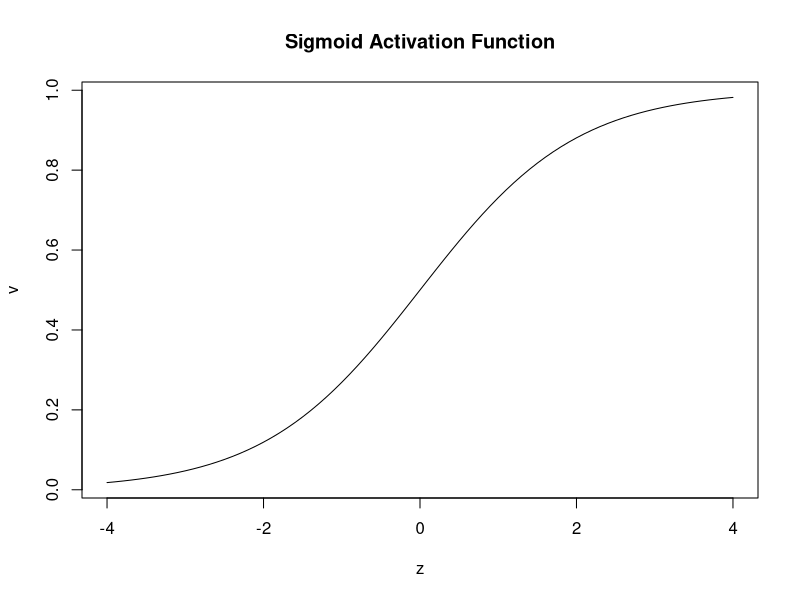
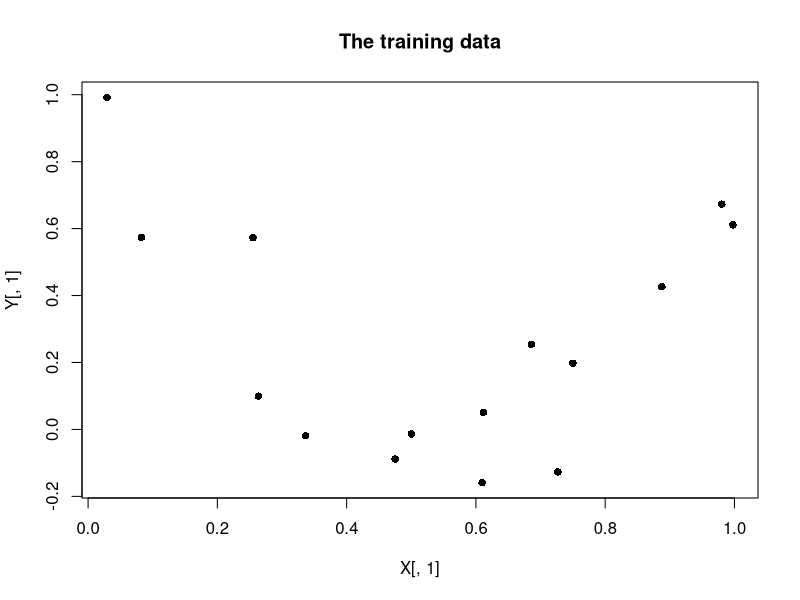
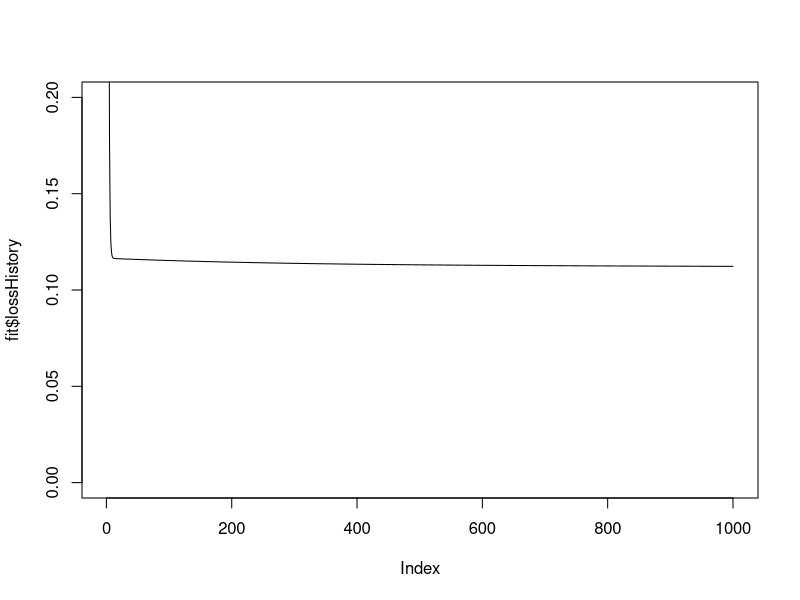
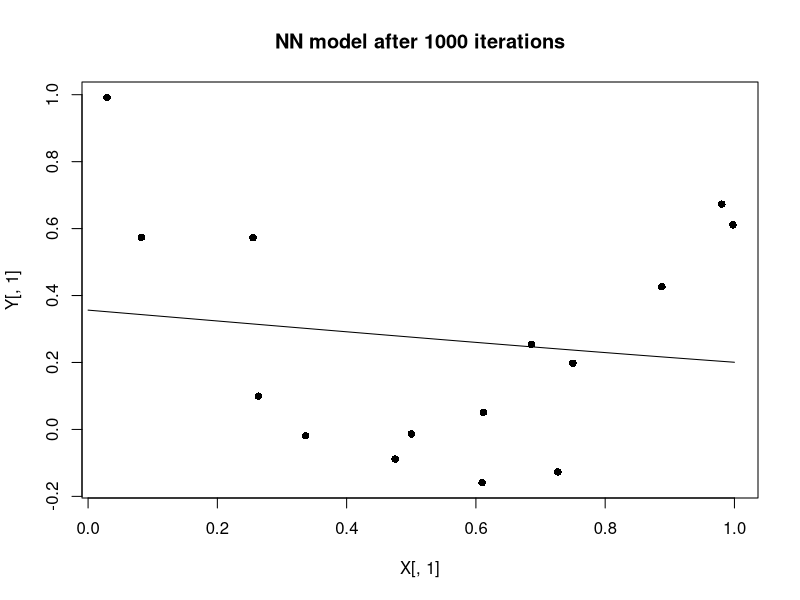
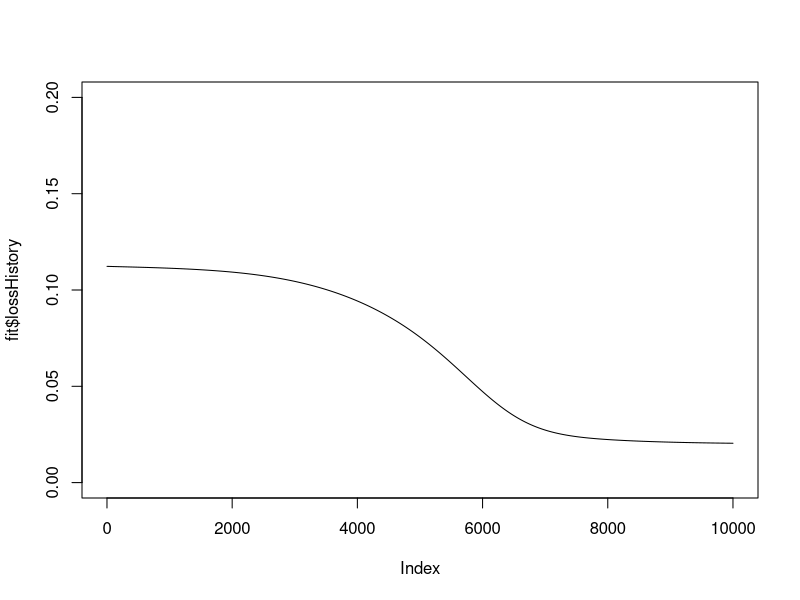
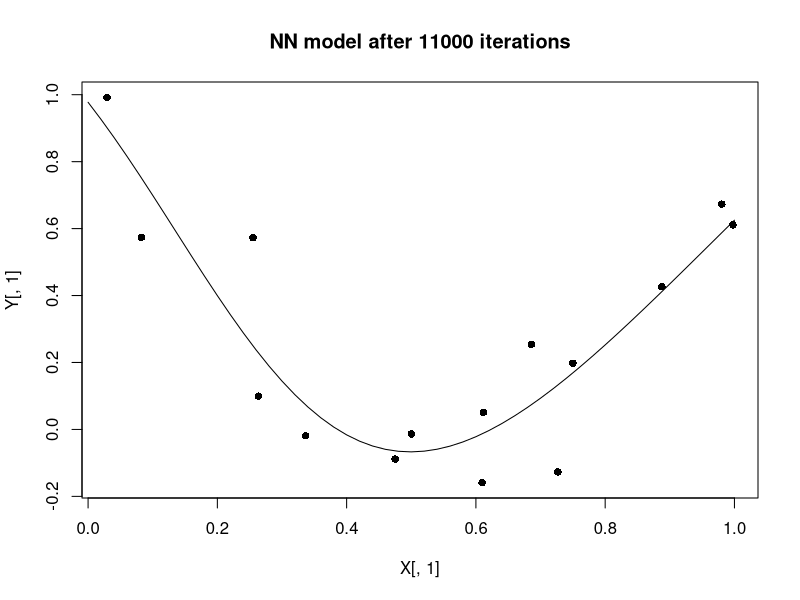

The R source for these figures, in order:
## ---- chunk 1
knitr::opts_chunk$set(echo = TRUE, fig.align = 'center', warning = FALSE, message = FALSE)
## ---- chunk 2
library(tidyverse)
theme_set( theme_light())
## ---- chunk 3
library(DiagrammeR)

grViz("
digraph dot {

graph [layout = dot,
       rankdir = LR]

node [shape = circle,
      style = filled,
      color = black,
      label = '']

node [fillcolor = mistyrose]
a [label = 'v1'] 
b [label = 'v2'] 

node [fillcolor = LightCyan]
c  [label = 'v3']
d  [label = 'v4'] 
e  [label = 'v5']
f  [label = 'v6'] 
g  [label = 'v7'] 

node [fillcolor = orange]
h  [label = 'v8']

edge [color = grey]
a -> {c d e}
b -> {c d e}
c -> {f g}
d -> {f g}
e -> {f g}
f -> h
g -> h
}")
## ---- chunk 4
# first node of each layer
nPtr <- c(1, 3, 6, 8, 9)
# starting and finishing node for each weight
from <- c(1, 1, 1, 2, 2, 2, 3, 3, 4, 4, 5, 5, 6, 7)
to   <- c(3, 4, 5, 3, 4, 5, 6, 7, 6, 7, 6, 7, 8, 8)
# first weight of each layer
wPtr <- c(1, 7, 13, 15)
# Space for v and z
v <- rep(0, 8)
z <- rep(0, 8)
# Random values for the bias and weight
set.seed(5561)
bias <- runif(8, -1, 1)
weight <- runif(14, -1, 1)
## ---- chunk 5
z <- seq(-4, 4, 0.1)
v <- 1 /( 1 + exp(-z))
plot(z, v, type = "l", main = "Sigmoid Activation Function")
## ---- chunk 6
# set the values of the input layer
v    <- rep(0, 8)
v[1] <- 3.1
v[2] <- 2.7
# set z equal to the bias
z <- bias
# for layers 2 to 4
for(i in 2:4) {
  # for each node in this layer
  for(j in nPtr[i]:(nPtr[i+1]-1)) {
    # weights that originate in the previous layer
    for(h in wPtr[i-1]:(wPtr[i]-1)) {
      # does the weight go to node j?
      if( to[h] == j ) {
        # add (weight * value) to z
        z[j] <- z[j] + weight[h] * v[from[h]]
      }
    }
    # apply the sigmoid activation function to hidden nodes
    if( i != 4 ) {
      v[j] <- 1.0 / (1.0 + exp(-z[j]))
    } else {
      v[j] <- z[j]
    }
  }
}
print(v)
## ---- chunk 7
y <- 0.3
loss <- (y - v[8])^2
print(loss)
## ---- chunk 8
# vectors for the derivatives
dbias <- dv <- df <- rep(0, 8)
dweight <- rep(0, 14)
# the training response
y <- 0.3
# derivatives of the activation functions
for(j in 3:7) {
  df[j] <- v[j]*(1-v[j])
}
df[8] <- 1
# final layer dloss/da
dv[8] <- -2 * (y - v[8])
# move backwards through the layers
for(i in 4:2) {
  # for each node in that layer
  for( j in nPtr[i]:(nPtr[i+1]-1) ) {
     # dloss/dbias
     dbias[j] <- dv[j] * df[j] * 1
     # dloss/dweight
     # for weights that end at node j
     for( h in wPtr[i-1]:(wPtr[i]-1) ) {
        if( to[h] == j ) {
           dweight[h] <- dv[j] * df[j] * v[from[h]]
        }
     }
  }
  # dloss/dv - may involve multiple routes
  for( j in nPtr[i-1]:(nPtr[i]-1) ) {
     dv[j] <- 0
     for( k in nPtr[i]:(nPtr[i+1]-1) ) {
        for(h in wPtr[i-1]:(wPtr[i]-1) ) {
           if( from[h] == j & to[h] == k) wjk <- weight[h]
        }
        dv[j] <- dv[j] + dv[k] * df[k] * wjk
     }
  }
}
print(dbias)
print(dweight)
## ---- chunk 9
# step length
eta <- 0.1
# steps down hill
weight <- weight - eta * dweight
bias   <- bias   - eta * dbias
## ---- chunk 10
# repeat the forward pass to create a new prediction
z <- bias
for(i in 2:4) {
  for(j in nPtr[i]:(nPtr[i+1]-1)) {
    for(h in wPtr[i-1]:(wPtr[i]-1)) {
      if( to[h] == j ) {
        z[j] <- z[j] + weight[h] * v[from[h]]
      }
    }
    if( i != 4 ) {
      v[j] <- 1.0 / (1.0 + exp(-z[j]))
    } else {
      v[j] <- z[j]
    }
  }
}
print(v[8])
loss <- (y - v[8])^2
print(loss)
## ---- chunk 11
# Takes the architecture arch and creates pointers and random starting values
# arch = c(2, 3, 2, 1) means 4 layers with 2 predictors and 1 response 
prepare_nn <- function(arch) {
  nLayers <- length(arch)
  nNodes  <- sum(arch)
  nPtr <- rep(0, nLayers+1)
  # pointer to the first node in a layer
  h <- 1
  for( j in 1:nLayers) {
    nPtr[j] <- h
    h <- h + arch[j]
  }
  nPtr[nLayers+1] <- nNodes+1
  # number of weights
  nWt <- 0
  for( j in 2:nLayers) {
    nWt <- nWt + arch[j-1] * arch[j]
  }
  # node origin and destination of each weight
  from <- to <- rep(0, nWt)
  q1 <- q2 <- h <- 0
  for( i in 2:nLayers) {
    q1 <- q1 + arch[i-1]
    for(f in 1:arch[i-1]) {
      for(t in 1:arch[i]) {
        h <- h + 1
        from[h] <- f + q2
        to[h]   <- t + q1
      }
    }
    q2 <- q1
  }
  # pointer to the first weight in each layer
  wPtr<- rep(0, nLayers)
  for( h in 1:nWt) {
    for( i in 1:(nLayers-1)) {
      if( from[h] == nPtr[i] & wPtr[i] == 0 ) {
        wPtr[i] <- h  
      }
    }
  }
  wPtr[nLayers] <- nWt + 1
  # random starting values
  bias <- runif(nNodes, -1, 1)
  weight <- runif(nWt, -1, 1)
  # return the design
  return( list(bias = bias, weight = weight, 
               from = from, to = to, 
               nPtr = nPtr, wPtr = wPtr))
}
## ---- chunk 12
set.seed(5561)
design <- prepare_nn( c(2, 3, 2, 1))
str(design)
## ---- chunk 13
# The activation functions
actHidden <- function(z) {
  return(1.0 / (1.0 + exp(-z)))
}
actOutput <- function(z) {
  return(z)
}
## ---- chunk 14
# Move forward through the network calculating each node's value, v
# inputs (predictors) must be entered into v before calling this function
forward_nn <- function(v, design) {
  nLayers <- length(design$nPtr) - 1
  # set z equal to the bias
  z <- design$bias
  # for layers 2 onwards
  for(i in 2:nLayers) {
    # for each node in this layer
    for(j in design$nPtr[i]:(design$nPtr[i+1]-1)) {
      # weights that originate from layer i-1
      for(h in design$wPtr[i-1]:(design$wPtr[i]-1)) {
        # does the weight go to node j?
        if( design$to[h] == j ) {
          # add (weight * value) to z
          z[j] <- z[j] + design$weight[h] * v[design$from[h]]
        }
      }
      # apply the sigmoid activation function to hidden nodes
      if( i != nLayers ) {
        v[j] <- actHidden(z[j])
      } else {
        v[j] <- actOutput(z[j])
      }
    }
  }
  return(v)
}
## ---- chunk 15
v <- rep(0, length(design$bias))
v[1] <- 3.1
v[2] <- 2.7
v <- forward_nn(v, design)
print(v)
## ---- chunk 16
# loss function
loss <- function(y, yhat) {
  return( (y-yhat)^2 )
}
# derivative of loss wrt prediction
dLoss <- function(y, yhat) {
  return( -2*(y-yhat))
}
# derivative of hidden layer activation
dActHidden <- function(v) {
  return(v*(1-v))
}
# derivative of output layer activation
dActOutput <- function(v) {
  return(1)
}
## ---- chunk 17
# back-propagate the derivatives
backprop_nn <- function(y, v, design) {
  nLayers <- length(design$nPtr) - 1
  nNodes  <- length(v)
  nWts    <- length(design$weight)    
  dbias   <- dv <- df <- rep(0, nNodes)
  dweight <- rep(0, nWts)
  nX      <- design$nPtr[2] - design$nPtr[1]
  nY      <- length(y)
  yhat    <- rep(0, nY)
  # derivatives of the activation functions
  for(j in nPtr[2]:(nNodes-nY) ) {
    df[j] <- dActHidden(v[j])
  }
  for(j in (nNodes-nY+1):nNodes ) {
    df[j] <- dActOutput(v[j])
    yhat[j-nNodes+nY] <- v[j]
  }
  # final layer dloss/dv
  dv[nNodes] <- dLoss(y, yhat)
  # move backwards through the layers
  for(i in nLayers:2) {
    # for each node in that layer
    for( j in design$nPtr[i]:(design$nPtr[i+1]-1) ) {
      # dloss/dbias
       dbias[j] <- dv[j] * df[j]
       # dloss/dweight
       # for weight that ends at node j
       for( h in design$wPtr[i-1]:(design$wPtr[i]-1) ) {
         if( design$to[h] == j ) {
           dweight[h] <- dv[j] * df[j] * v[design$from[h]]
         }
       }
    }
    # dloss/dv - may involve multiple routes
    for( j in design$nPtr[i-1]:(design$nPtr[i]-1) ) {
      dv[j] <- 0
      for( k in design$nPtr[i]:(design$nPtr[i+1]-1) ) {
        for(h in design$wPtr[i-1]:(design$wPtr[i]-1) ) {
           if( design$from[h] == j & design$to[h] == k) 
             wjk <- design$weight[h]
        }
        dv[j] <- dv[j] + dv[k] * df[k] * wjk
      }
    }
  }
  return(list(dbias = dbias, dweight = dweight))
}
## ---- chunk 18
deriv <- backprop_nn(0.3, v, design)
str(deriv)
## ---- chunk 19
# old loss
ls <- loss(0.3, v[8])
print(ls)
# adjust the parameters
eta <- 0.1
design$bias   <- design$bias   - eta * deriv$dbias
design$weight <- design$weight - eta * deriv$dweight
# new prediction
v <- forward_nn(v, design)
print(v)
# new loss
ls <- loss(0.3, v[8])
print(ls)
## ---- chunk 20
# fit a NN to training data (X, Y)
fit_nn <- function(X, Y, design, eta = 0.1, nIter = 1000, trace=TRUE ) {
  # size of the training data
  nr <- nrow(X)
  nX <- ncol(X)
  nY <- ncol(Y)
  # problem size and working variables
  nNodes  <- length(design$bias)
  nWts    <- length(design$weight)    
  v <- rep(0, nNodes)
  yhat <- rep(0, nY)
  lossHistory <- rep(0, nIter)
  # iterate nIter times
  for( iter in 1:nIter) {
    # set derivatives & loss to zero
    dw <- rep(0, nWts)
    db <- rep(0, nNodes)
    tloss <- 0
    # iterate over the rows of the training data
    for( d in 1:nr ) {
       # set the predictors into a
       for(i in 1:nX) {
         v[i] <- X[d, i]
       }
       # forward pass
       v <- forward_nn(v, design)
       # extract the predictions
       for(i in 1:nY) {
         yhat[i] <- v[nNodes-nY+i]
       }
       # calculate the loss 
       tloss <- tloss + loss(as.numeric(Y[d, ]), yhat)
       # backpropagate
       deriv <- backprop_nn(as.numeric(Y[d, ]), v, design)
       # sum the derivatives
       dw <- dw + deriv$dweight
       db <- db + deriv$dbias
    }
    # save loss and update the parameters
    lossHistory[iter] <- tloss / nr
    design$weight <- design$weight - eta * dw / nr
    design$bias   <- design$bias   - eta * db / nr
    # print loss
    if( trace & iter %% 100 == 0) {
      cat(iter, " ", tloss/nr, "\n")
    }
  }
  # return the results
  return(list(bias = design$bias, weight = design$weight, 
              lossHistory = lossHistory,
              dbias = db/nr, dweight = dw/nr))
}
## ---- chunk 21
predict_nn <- function(X, design) {
  # size of the training data
  nr <- nrow(X)
  nX <- ncol(X)
  nLayers <- length(design$nPtr) - 1;
  nNodes <- length(design$bias);
  nY <- design$nPtr[nLayers+1] - design$nPtr[nLayers];
  Y <- matrix(0, nrow=nr, ncol=nY)
  v <- rep(0, nNodes)
  for( d in 1:nr ) {
    # set the predictors into a
    for(i in 1:nX) {
      v[i] <- X[d, i]
    }
    # forward pass
    v <- forward_nn(v, design)
    # extract the predictions
    for(i in 1:nY) {
      Y[d, i] <- v[nNodes-nY+i]
    }
  }
  return(Y)
}
## ---- chunk 22
# Simulate some training data
set.seed(7109)
X <- matrix(runif(15, 0, 1), nrow = 15, ncol = 1)
Y <- matrix(3*(X[,1]-0.5)^2 + rnorm(15, 0, 0.2), nrow = 15, ncol = 1)
plot(X[, 1], Y[, 1], pch = 16, main = "The training data")
## ---- chunk 23
# create the network design
set.seed(8923)
design <- prepare_nn(c(1, 4, 1))
str(design)
## ---- chunk 24
fit <- fit_nn(X, Y, design, eta=0.1, nIter = 1000)
plot(fit$lossHistory, type = "l", ylim = c(0, 0.2))
## ---- chunk 25
design$bias   <- fit$bias
design$weight <- fit$weight
# selected values of x
xt <- matrix(seq(0, 1, 0.02), ncol=1)
# make prediction for each xt
yt <- predict_nn(xt, design)
# plot the predictions
plot(X[, 1], Y[, 1], pch = 16, main = "NN model after 1000 iterations")
lines(xt[, 1], yt[, 1])
## ---- chunk 26
start_time <- Sys.time()
fit <- fit_nn(X, Y, design, eta=0.1, nIter = 10000, trace=FALSE)
end_time <- Sys.time()
print(end_time - start_time)
plot(fit$lossHistory, type = "l", ylim = c(0, 0.2))
## ---- chunk 27
design$bias   <- fit$bias
design$weight <- fit$weight
# make prediction for each xt
yt <- predict_nn(xt, design)

# plot the predictions
plot(X[, 1], Y[, 1], pch = 16, main = "NN model after 11000 iterations")
lines(xt[, 1], yt[, 1])
